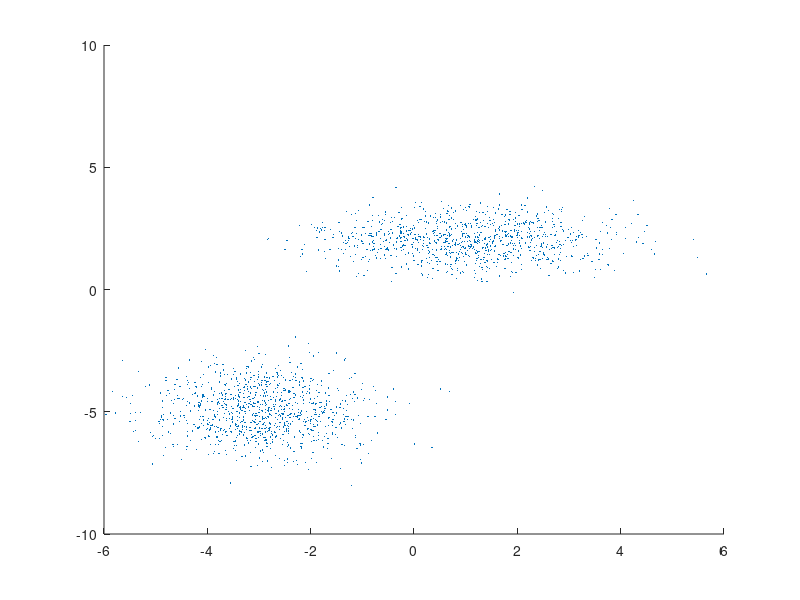

This figure's MATLAB source: (Note: this script raises an error after producing the figure.)
MU1 = [1 2];
SIGMA1 = [2 0; 0 .5];
MU2 = [-3 -5];
SIGMA2 = [1 0; 0 1];
X = [mvnrnd(MU1,SIGMA1,1000);mvnrnd(MU2,SIGMA2,1000)];

scatter(X(:,1),X(:,2),10,'.')
hold on
options = statset('Display','final');
obj = fitgmdist(X,2,'Options',options);
h = ezcontour(@(x,y)pdf(obj,[x y]),[-8 6],[-8 6]);